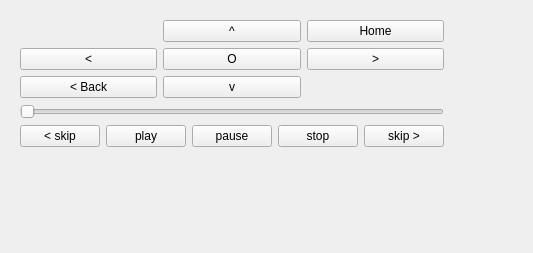
<?xml version="1.0" encoding="UTF-8"?>
<ui version="4.0">
 <class>Remote</class>
 <widget class="QWidget" name="Remote">
  <property name="geometry">
   <rect>
    <x>0</x>
    <y>0</y>
    <width>533</width>
    <height>253</height>
   </rect>
  </property>
  <property name="windowTitle">
   <string>Remote</string>
  </property>
  <layout class="QHBoxLayout" name="horizontalLayout_3">
   <item>
    <widget class="QWidget" name="horizontalWidget_2" native="true">
     <property name="sizePolicy">
      <sizepolicy hsizetype="Minimum" vsizetype="Minimum">
       <horstretch>0</horstretch>
       <verstretch>0</verstretch>
      </sizepolicy>
     </property>
     <layout class="QVBoxLayout" name="verticalLayout_3">
      <item>
       <layout class="QGridLayout" name="gridLayout_2">
        <item row="2" column="0">
         <widget class="QPushButton" name="btn_back">
          <property name="text">
           <string>&lt; Back</string>
          </property>
         </widget>
        </item>
        <item row="2" column="1">
         <widget class="QPushButton" name="btn_down">
          <property name="text">
           <string>v</string>
          </property>
         </widget>
        </item>
        <item row="1" column="0">
         <widget class="QPushButton" name="btn_left">
          <property name="text">
           <string>&lt;</string>
          </property>
         </widget>
        </item>
        <item row="1" column="1">
         <widget class="QPushButton" name="btn_select">
          <property name="text">
           <string>O</string>
          </property>
         </widget>
        </item>
        <item row="1" column="2">
         <widget class="QPushButton" name="btn_right">
          <property name="text">
           <string>&gt;</string>
          </property>
         </widget>
        </item>
        <item row="0" column="1">
         <widget class="QPushButton" name="btn_up">
          <property name="text">
           <string>^</string>
          </property>
         </widget>
        </item>
        <item row="0" column="2">
         <widget class="QPushButton" name="btn_home">
          <property name="text">
           <string>Home</string>
          </property>
         </widget>
        </item>
       </layout>
      </item>
      <item>
       <widget class="QSlider" name="progress">
        <property name="orientation">
         <enum>Qt::Horizontal</enum>
        </property>
       </widget>
      </item>
      <item>
       <layout class="QHBoxLayout" name="horizontalLayout">
        <item>
         <widget class="QPushButton" name="btn_skip_prev">
          <property name="text">
           <string>&lt; skip</string>
          </property>
         </widget>
        </item>
        <item>
         <widget class="QPushButton" name="btn_play">
          <property name="text">
           <string>play</string>
          </property>
         </widget>
        </item>
        <item>
         <widget class="QPushButton" name="btn_pause">
          <property name="text">
           <string>pause</string>
          </property>
         </widget>
        </item>
        <item>
         <widget class="QPushButton" name="btn_stop">
          <property name="text">
           <string>stop</string>
          </property>
         </widget>
        </item>
        <item>
         <widget class="QPushButton" name="btn_skip_next">
          <property name="text">
           <string>skip &gt;</string>
          </property>
         </widget>
        </item>
       </layout>
      </item>
      <item>
       <widget class="QLabel" name="lbl_timeline">
        <property name="sizePolicy">
         <sizepolicy hsizetype="Minimum" vsizetype="Minimum">
          <horstretch>0</horstretch>
          <verstretch>0</verstretch>
         </sizepolicy>
        </property>
        <property name="font">
         <font>
          <pointsize>5</pointsize>
         </font>
        </property>
        <property name="text">
         <string/>
        </property>
        <property name="wordWrap">
         <bool>true</bool>
        </property>
       </widget>
      </item>
      <item>
       <spacer name="verticalSpacer">
        <property name="orientation">
         <enum>Qt::Vertical</enum>
        </property>
        <property name="sizeHint" stdset="0">
         <size>
          <width>20</width>
          <height>40</height>
         </size>
        </property>
       </spacer>
      </item>
     </layout>
    </widget>
   </item>
   <item>
    <widget class="QWidget" name="verticalWidget" native="true">
     <property name="sizePolicy">
      <sizepolicy hsizetype="Expanding" vsizetype="Preferred">
       <horstretch>0</horstretch>
       <verstretch>0</verstretch>
      </sizepolicy>
     </property>
     <layout class="QVBoxLayout" name="verticalLayout_4">
      <item>
       <widget class="QLabel" name="lbl_title">
        <property name="sizePolicy">
         <sizepolicy hsizetype="Minimum" vsizetype="Minimum">
          <horstretch>0</horstretch>
          <verstretch>0</verstretch>
         </sizepolicy>
        </property>
        <property name="text">
         <string/>
        </property>
        <property name="wordWrap">
         <bool>true</bool>
        </property>
       </widget>
      </item>
      <item>
       <widget class="QLabel" name="lbl_summary">
        <property name="sizePolicy">
         <sizepolicy hsizetype="Minimum" vsizetype="Minimum">
          <horstretch>0</horstretch>
          <verstretch>0</verstretch>
         </sizepolicy>
        </property>
        <property name="font">
         <font>
          <pointsize>7</pointsize>
         </font>
        </property>
        <property name="text">
         <string/>
        </property>
        <property name="wordWrap">
         <bool>true</bool>
        </property>
       </widget>
      </item>
      <item>
       <widget class="QLabel" name="lbl_image">
        <property name="sizePolicy">
         <sizepolicy hsizetype="Expanding" vsizetype="Expanding">
          <horstretch>0</horstretch>
          <verstretch>0</verstretch>
         </sizepolicy>
        </property>
        <property name="text">
         <string/>
        </property>
        <property name="textFormat">
         <enum>Qt::AutoText</enum>
        </property>
        <property name="scaledContents">
         <bool>true</bool>
        </property>
        <property name="wordWrap">
         <bool>true</bool>
        </property>
       </widget>
      </item>
     </layout>
    </widget>
   </item>
  </layout>
 </widget>
 <resources/>
 <connections/>
</ui>
